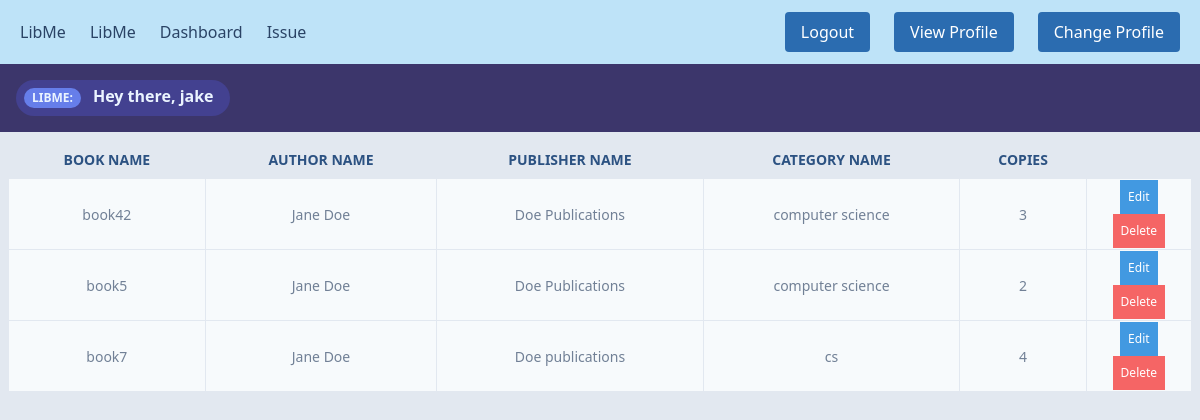
Page /client/admin/listbooks.php (signed in) on the committed database.
### tables this page shows
CREATE TABLE `books` (
  `B_NO` int(11) NOT NULL,
  `ISBN` int(13) DEFAULT NULL,
  `BOOK_NAME` varchar(100) DEFAULT NULL,
  `AUTHOR` varchar(100) DEFAULT NULL,
  `PUBLISHER_NAME` varchar(50) DEFAULT NULL,
  `CATEGORY_NAME` varchar(30) DEFAULT NULL,
  `COPIES` int(12) DEFAULT NULL,
  `AVAILABLE_COPIES` int(12) DEFAULT NULL
);

### client/admin/auth/admin-features.php (called while the page is built, shortened)
<?php
function listBooks($conn)
{
    $sql = "SELECT * FROM books;";
    $stmt = mysqli_stmt_init($conn);
    if (!mysqli_stmt_prepare($stmt, $sql)) {
        $er_msg = mysqli_stmt_error($stmt);
        header("location: ../listbooks.php?error=$er_msg");
        exit();
    }
    mysqli_stmt_execute($stmt);
    $resultData = mysqli_stmt_get_result($stmt);
    return $resultData;
}

### client/admin/listbooks.php (the view, shortened to what this page needs)
<?php
include_once 'header.php';
include_once '../../server/db_connect.php';
include_once 'auth/admin-features.php';
?>
<div class="flex justify-between bg-indigo-900 py-4 lg:px-4">
    <div class="p-2 bg-indigo-800 text-indigo-100 leading-none lg:rounded-full flex lg:inline-flex" role="alert">
        <span class="flex rounded-full bg-indigo-500 uppercase px-2 py-1 text-xs font-bold mr-3">LibMe:</span>
        <span class="font-semibold mr-2 text-left flex-auto">Hey there, <?php echo $_SESSION["name"] ?></span>
    </div>
</div>
<?php
if ($books = listBooks($conn)) {
?>
    <div class="table w-full p-2">
        <table class="w-full border">
            <thead>
                <tr class="bg-gray-50 border-b">
                    <th class="p-2 border-r cursor-pointer text-sm text-blue-800">
                        <div class="flex items-center justify-center">
                            BOOK NAME
                        </div>
                    </th>
                    <th class="p-2 border-r cursor-pointer text-sm text-blue-800">
                        <div class="flex items-center justify-center">
                            AUTHOR NAME
                        </div>
                    </th>
                    <th class="p-2 border-r cursor-pointer text-sm text-blue-800">
                        <div class="flex items-center justify-center">
                            PUBLISHER NAME
                        </div>
                    </th>
                    <th class="p-2 border-r cursor-pointer text-sm text-blue-800">
                        <div class="flex items-center justify-center">
                            CATEGORY NAME
                        </div>
                    </th>
                    <th class="p-2 border-r cursor-pointer text-sm  text-blue-800">
                        <div class="flex items-center justify-center">
                            COPIES
                        </div>
                    </th>
                </tr>
            </thead>
            <tbody>
                <?php while ($book = mysqli_fetch_assoc($books)) { ?>
                    <tr class="bg-gray-100 text-center border-b text-sm text-gray-600">
                        <td class="p-2 border-r"><?php echo $book['BOOK_NAME']; ?></td>
                        <td class="p-2 border-r"><?php echo $book['AUTHOR']; ?></td>
                        <td class="p-2 border-r"><?php echo $book['PUBLISHER_NAME']; ?></td>
                        <td class="p-2 border-r"><?php echo $book['CATEGORY_NAME']; ?></td>
                        <td class="p-2 border-r"><?php echo $book['COPIES']; ?></td>
                        <td>
                            <form action="auth/edit-booklist.inc.php" method="POST">
                                <input type="submit" class="bg-blue-500 p-2 text-white hover:shadow-lg text-xs font-thin" name="edit<?php echo $book['B_NO'] ?>" value="Edit" />
                            </form>
                            <form action="auth/delete-book.inc.php" method="POST">
                                <input  type="submit" class="bg-red-500 p-2 text-white hover:shadow-lg text-xs font-thin" name="delete<?php echo $book['B_NO'] ?>" value="Delete" />
                            </form>
                        </td>
                    </tr>
                <?php } ?>
            </tbody>
        </table>
    </div>
<?php
}
?>
<?php
include_once 'footer.php';
?>

### rows in the picture
books: BOOK_NAME "book42", AUTHOR "Jane Doe", PUBLISHER_NAME "Doe Publications", CATEGORY_NAME "computer science", COPIES "3"
books: BOOK_NAME "book5", AUTHOR "Jane Doe", PUBLISHER_NAME "Doe Publications", CATEGORY_NAME "computer science", COPIES "2"
books: BOOK_NAME "book7", AUTHOR "Jane Doe", PUBLISHER_NAME "Doe publications", CATEGORY_NAME "cs", COPIES "4"

### other values in the picture
$_SESSION["name"] "jake"
